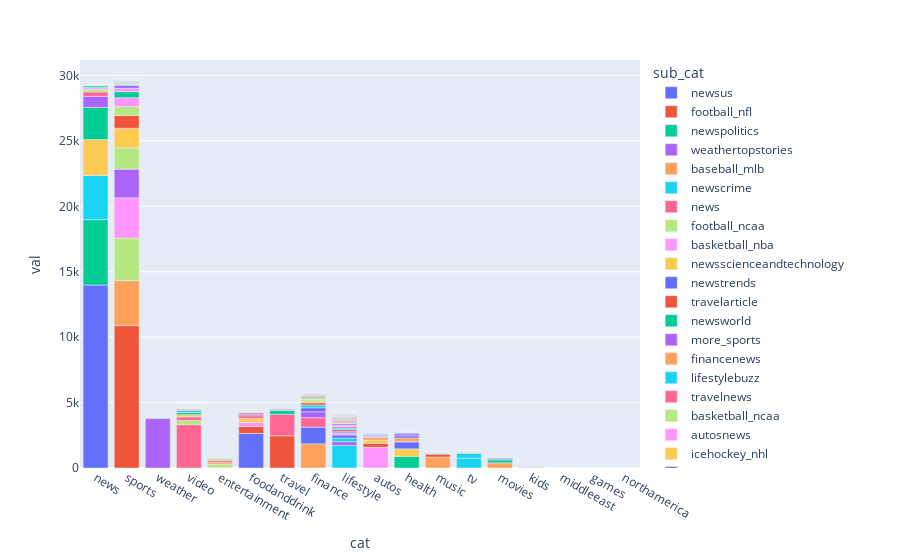

Here is the notebook cell this chart was saved with:
### Code cell
px.bar(data_frame=df, x="cat", y="val", color="sub_cat")
